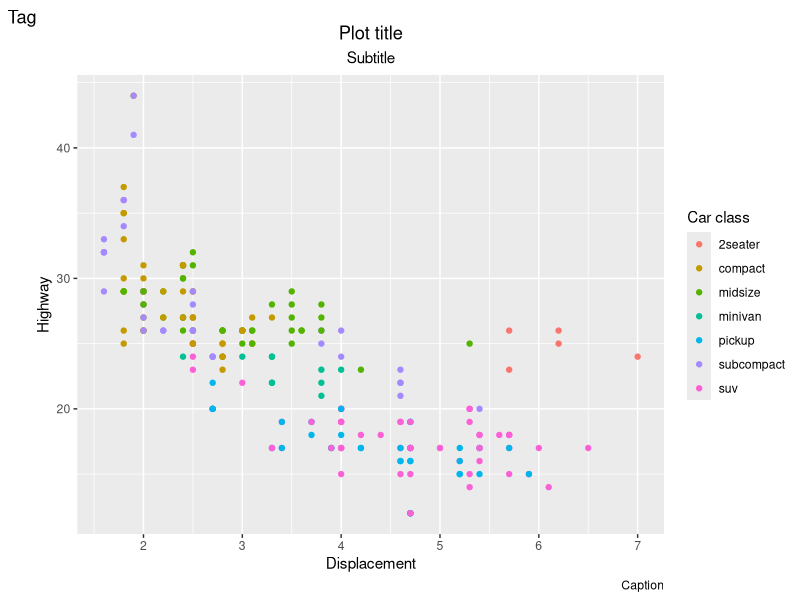
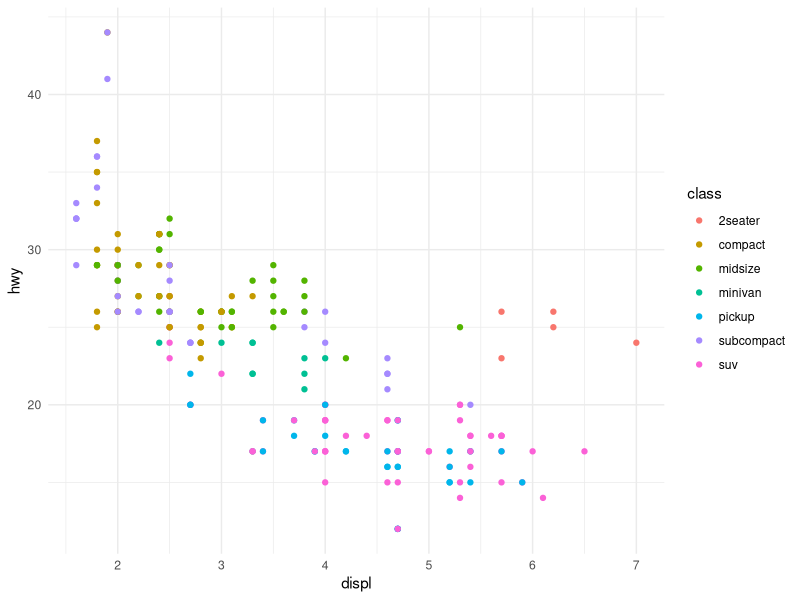
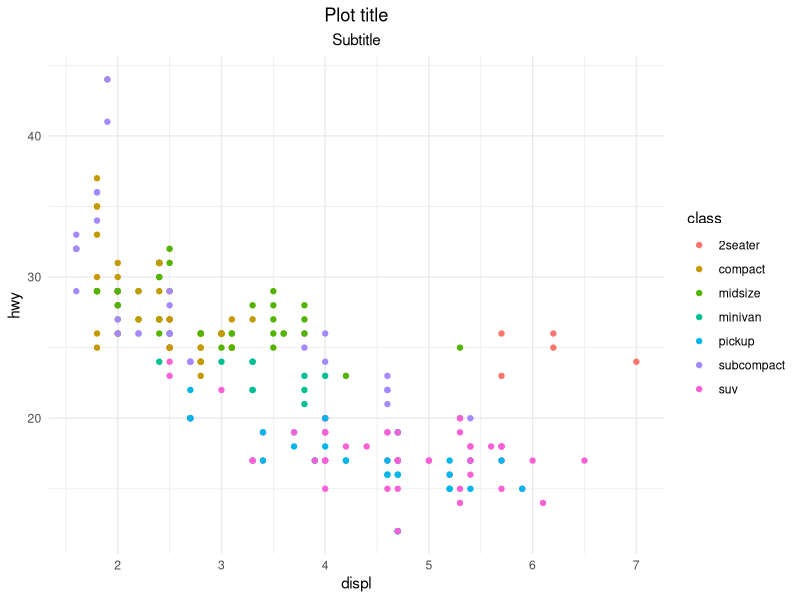
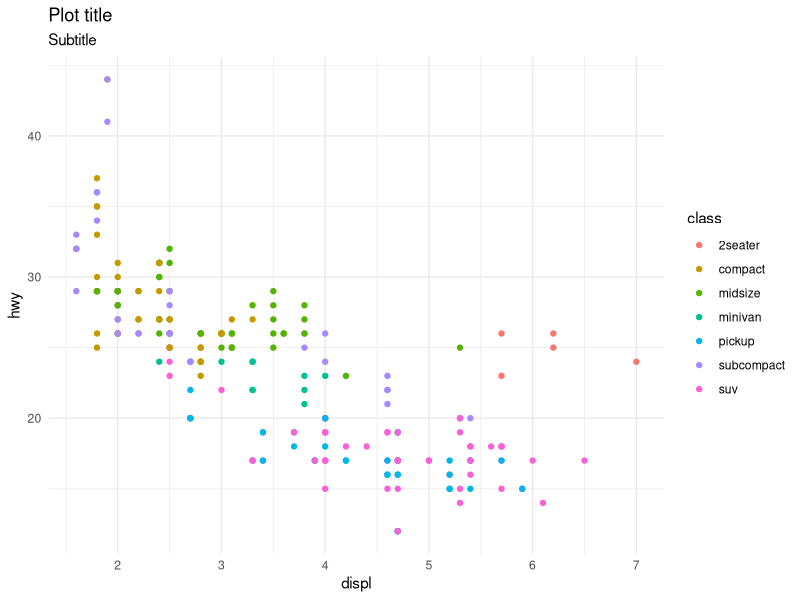

Generate these figures, in order, with R: (Note: this script raises an error after producing the figures.)
library(tidyverse)

mpg %>%
  ggplot(aes(x = displ, y = hwy, color = class)) +
  geom_point() +
  labs(
    x = "Displacement",
    y = "Highway",
    color = "Car class",
    title = "Plot title",
    subtitle = "Subtitle",
    caption = "Caption",
    tag = "Tag"
  ) +
  theme(
    plot.title = element_text(hjust = 0.5),
    plot.subtitle = element_text(hjust = 0.5)
  )

mpg %>%
  ggplot(aes(x = displ, y = hwy, color = class)) +
  geom_point() +
  theme_minimal()

mpg %>%
  ggplot(aes(x = displ, y = hwy, color = class)) +
  geom_point() +
  theme_minimal() +
  labs(
    title = "Plot title",
    subtitle = "Subtitle"
  ) +
  theme(
    plot.title = element_text(hjust = 0.5),
    plot.subtitle = element_text(hjust = 0.5)
  )

mpg %>%
  ggplot(aes(x = displ, y = hwy, color = class)) +
  geom_point() +
  labs(
    title = "Plot title",
    subtitle = "Subtitle"
  ) +
  theme(
    plot.title = element_text(hjust = 0.5),
    plot.subtitle = element_text(hjust = 0.5)
  ) +
  theme_minimal()

ggplot2::theme_set()
